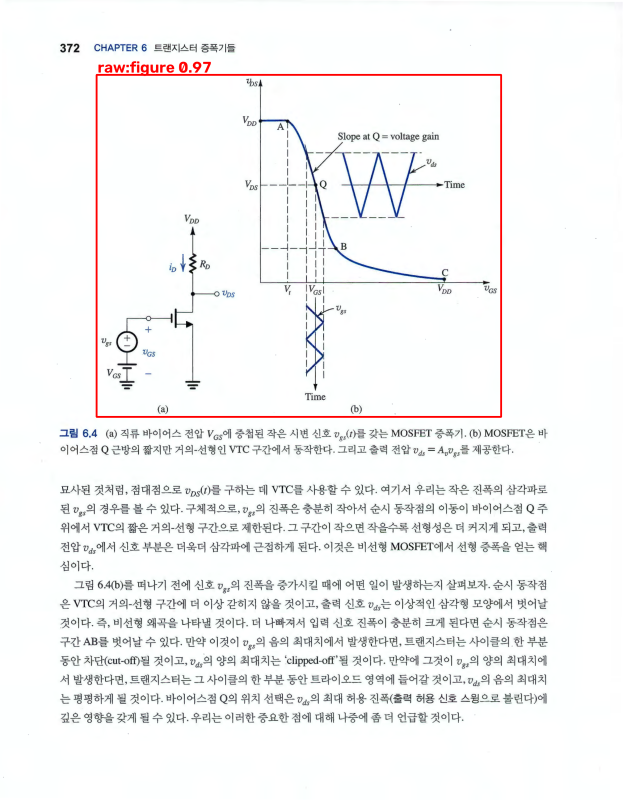
#> input picture viz/raw_p0000.png, 1246 x 1600 px (shown at 1/2 size)
$ python -i preprocess.py   (imports and definitions only)
#> lines starting #> are read from the running program, lines starting #| are printed output that depends on the picture; after the words box and inside, x2 and y2 are one past the last pixel; in counts of white or black regions, pixels touching at a corner belong together
"""스캔 페이지 기울기 보정 (deskew).

방식: projection profile.
  글자 줄이 수평일 때 행 방향 투영(가로 합)이 '줄/여백'으로 가장 날카롭게 갈린다
  -> 행 합의 분산이 최대가 되는 각도 = 보정각.
  coarse(0.5°) -> fine(0.05°) 2단 탐색, 저해상도 이진 이미지에서 수행.

정책:
  - is_scanned 페이지만 적용 (디지털 PDF는 정의상 기울기 0)
  - |angle| < MIN_APPLY_DEG 이면 미적용 (보간 블러 방지)
  - 탐색 경계(±max)에 붙은 해, 또는 분산 개선이 미미하면 신뢰 불가 -> 미적용
  - 회전 시 캔버스 확장 (모서리 내용 손실 방지), 배경 흰색
"""
from __future__ import annotations
import logging
from dataclasses import replace

import cv2
import numpy as np

from pdfsearch.common.config import Config
from pdfsearch.common.schema import PageItem

log = logging.getLogger(__name__)

EST_LONG_SIDE = 1000      # 추정용 다운스케일 긴 변 [px]
MIN_APPLY_DEG = 0.10      # 이보다 작으면 회전 안 함
MIN_GAIN = 1.02           # score(best)/score(0) 최소 개선비


# ---------------------------------------------------------------- 추정
def _binarize_small(rgb: np.ndarray) -> np.ndarray:
    gray = cv2.cvtColor(rgb, cv2.COLOR_RGB2GRAY)
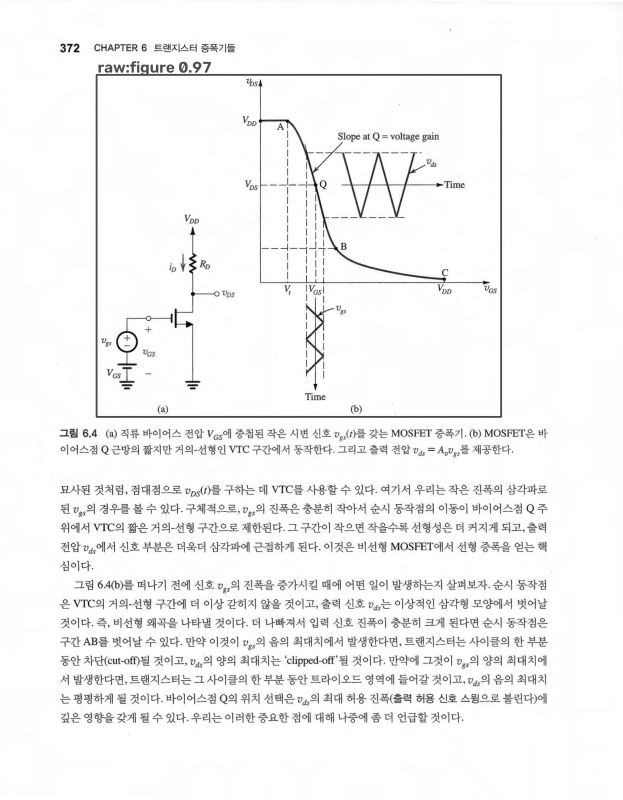
#> gray: shape (1600, 1246) (shown at 1/2 size); min 0, max 255, mean 244.8
    h, w = gray.shape
#> h = 1600; w = 1246
    s = EST_LONG_SIDE / max(h, w)
#> s = 0.625
    if s < 1:
        gray = cv2.resize(gray, (int(w * s), int(h * s)), interpolation=cv2.INTER_AREA)
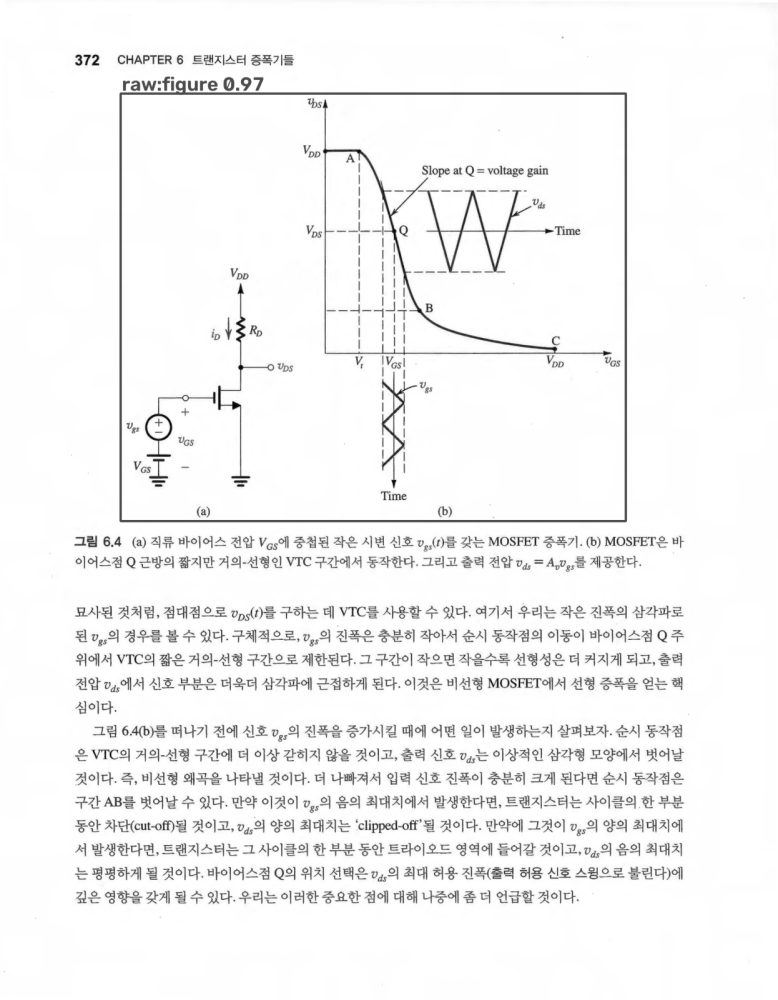
#> gray: shape (1000, 778); min 2, max 255, mean 244.8
    # 잉크=255, 배경=0
    _, bw = cv2.threshold(gray, 0, 255, cv2.THRESH_BINARY_INV | cv2.THRESH_OTSU)
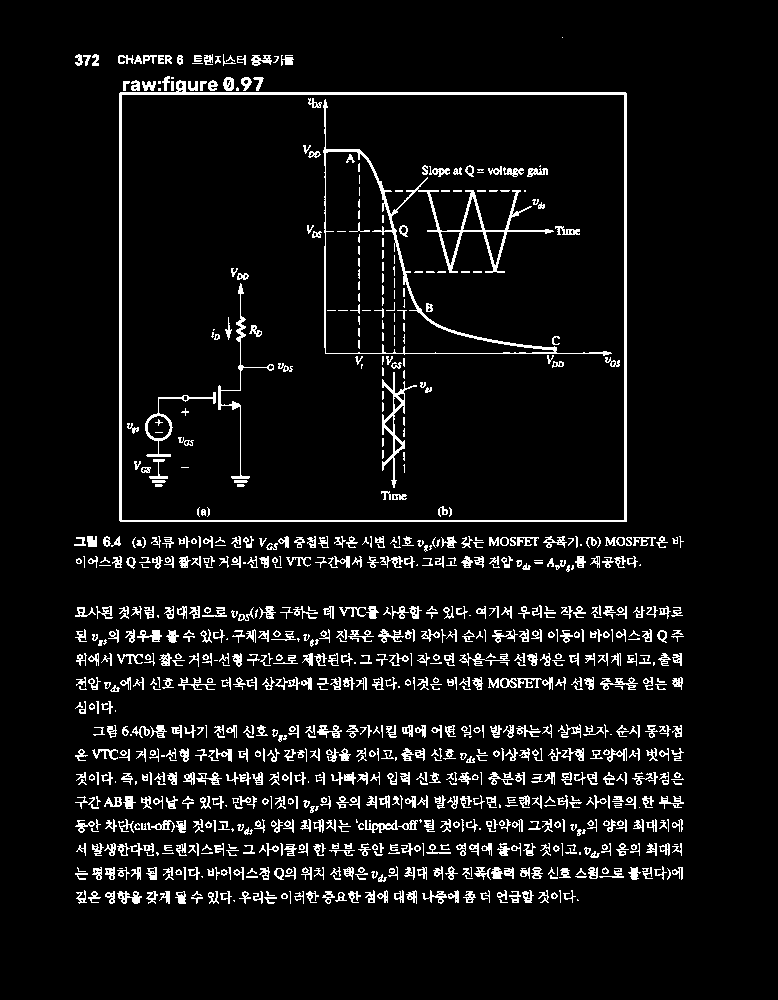
#> bw: shape (1000, 778); 6.5% white in thin lines or dots, all inside (x1, y1, x2, y2) = (74, 37, 684, 904)
    return bw


# [55 lines left out: functions _score, estimate_skew, rotate_expand, preprocess, not called in this run]

>>> import cv2
>>> picture = cv2.cvtColor(cv2.imread('../../../viz/raw_p0000.png'), cv2.COLOR_BGR2RGB)
>>> result = _binarize_small(picture)

$ run again, on viz/raw_p0001.png
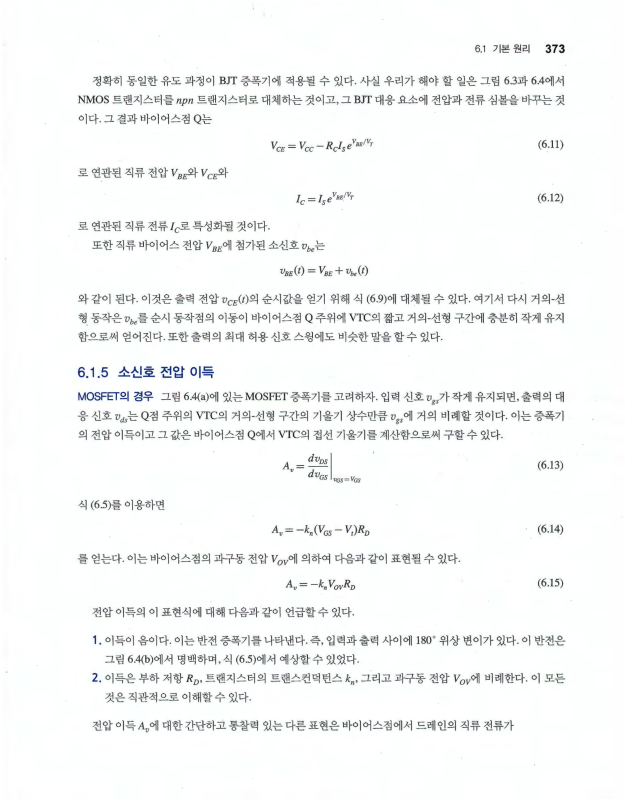
#> input picture viz/raw_p0001.png, 1249 x 1600 px (shown at 1/2 size)
#> in _binarize_small, `gray = cv2.resize(gray, (int(w * s), int(h * s)), interpolation=cv2.IN..`:
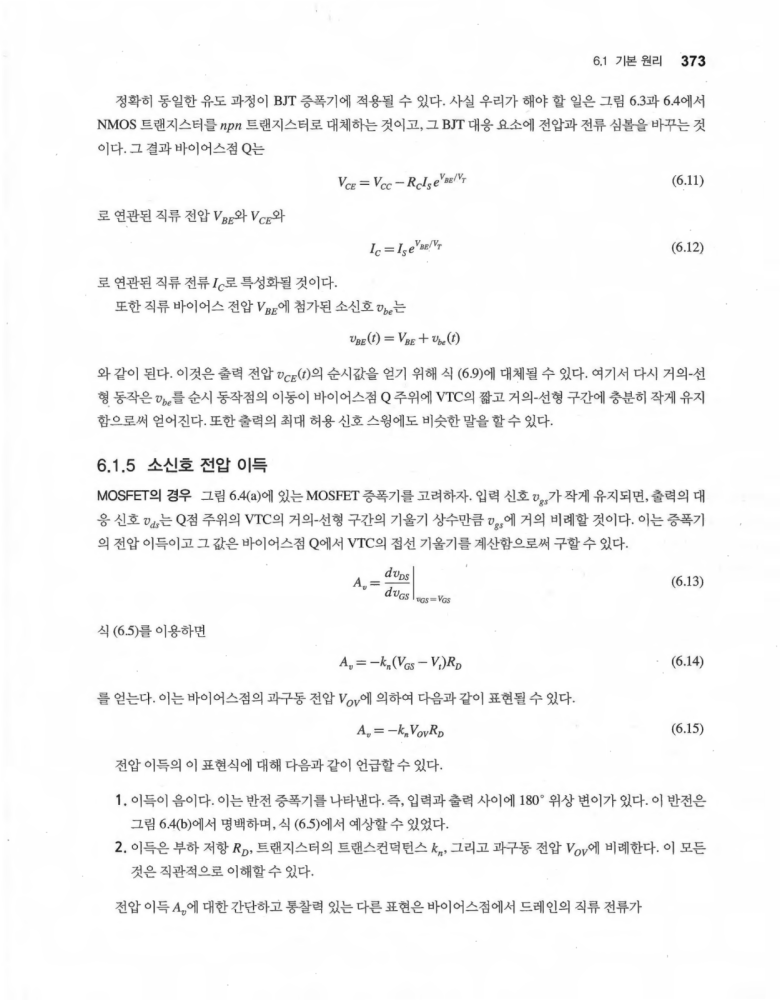
#> gray: shape (1000, 780); min 18, max 255, mean 246.9
#> in _binarize_small, `_, bw = cv2.threshold(gray, 0, 255, cv2.THRESH_BINARY_INV | cv2.THRESH..`:
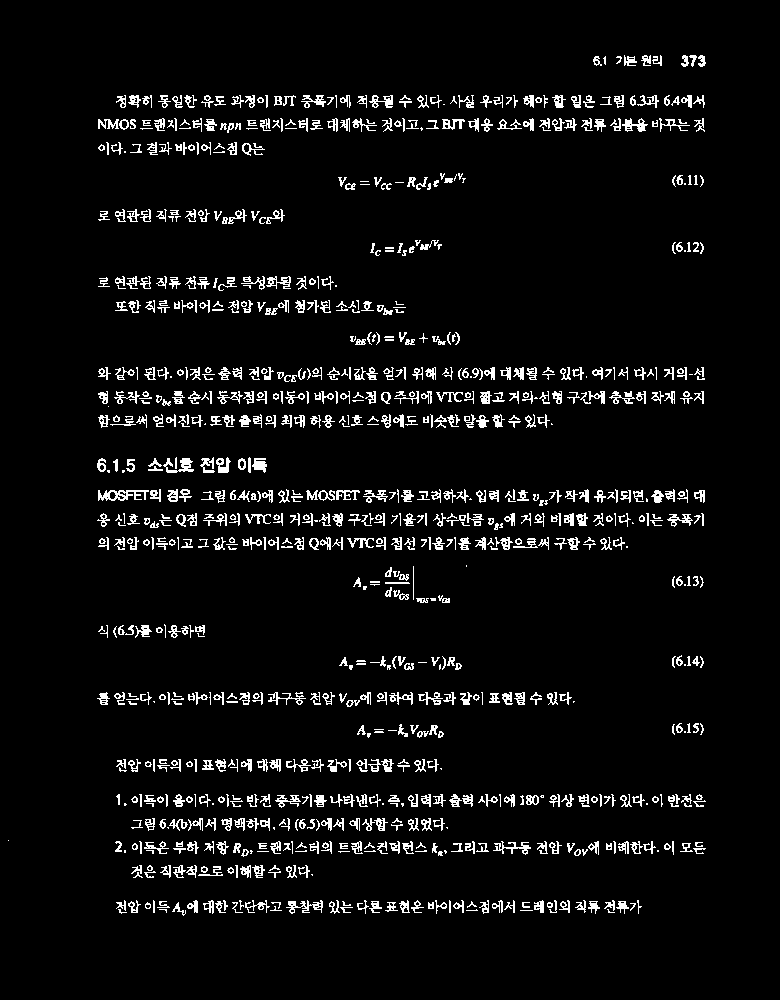
#> bw: shape (1000, 780); 5.3% white in thin lines or dots, all inside (x1, y1, x2, y2) = (8, 55, 706, 916)

$ run again, on viz/raw_p0002.png
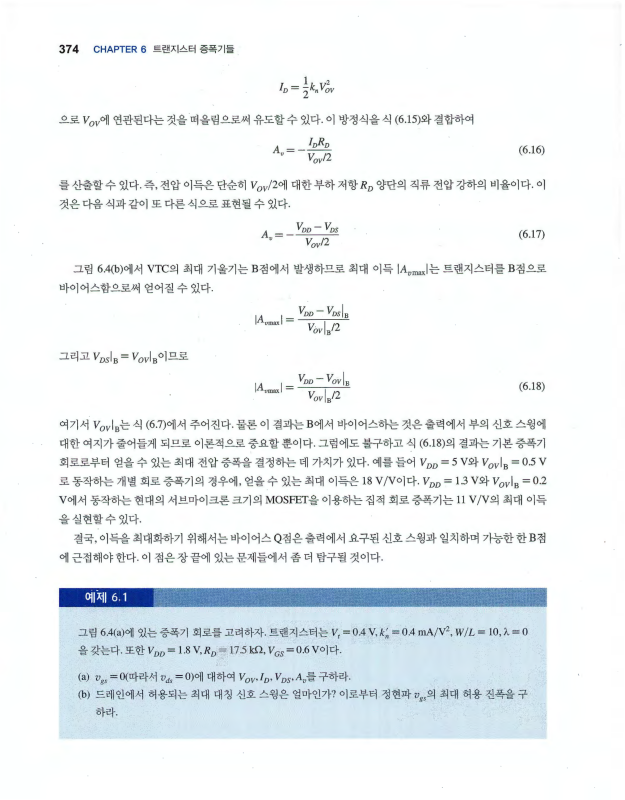
#> input picture viz/raw_p0002.png, 1249 x 1600 px (shown at 1/2 size)
#> in _binarize_small, `gray = cv2.resize(gray, (int(w * s), int(h * s)), interpolation=cv2.IN..`:
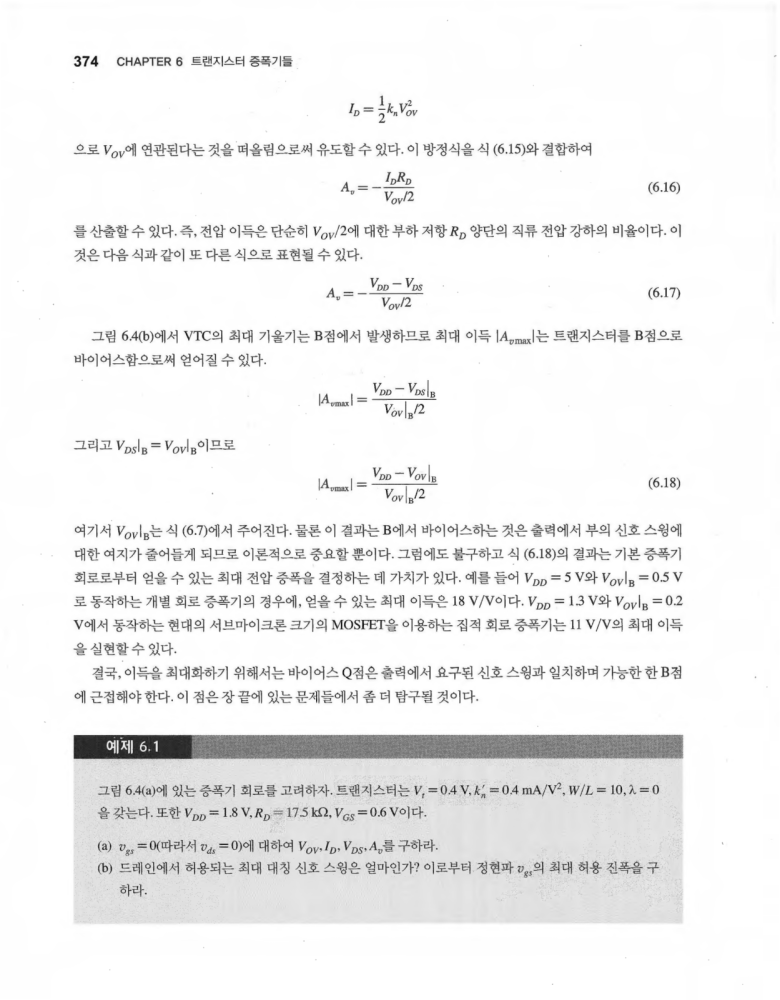
#> gray: shape (1000, 780); min 20, max 255, mean 241.4
#> in _binarize_small, `_, bw = cv2.threshold(gray, 0, 255, cv2.THRESH_BINARY_INV | cv2.THRESH..`:
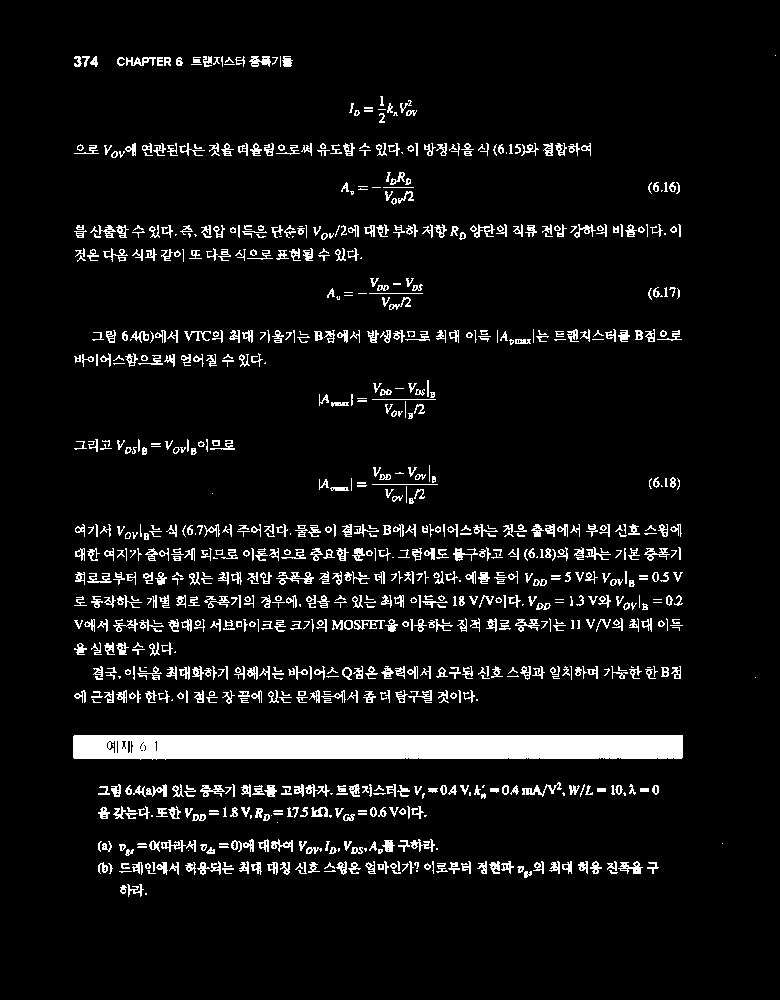
#> bw: shape (1000, 780); 6.7% white; 939 white regions (215 under 20 px), largest, box (x1, y1, x2, y2) and area: (73, 735, 683, 760) 14489, (276, 572, 314, 585) 193, (522, 782, 562, 797) 186

$ run again, on viz/raw_p0003.png
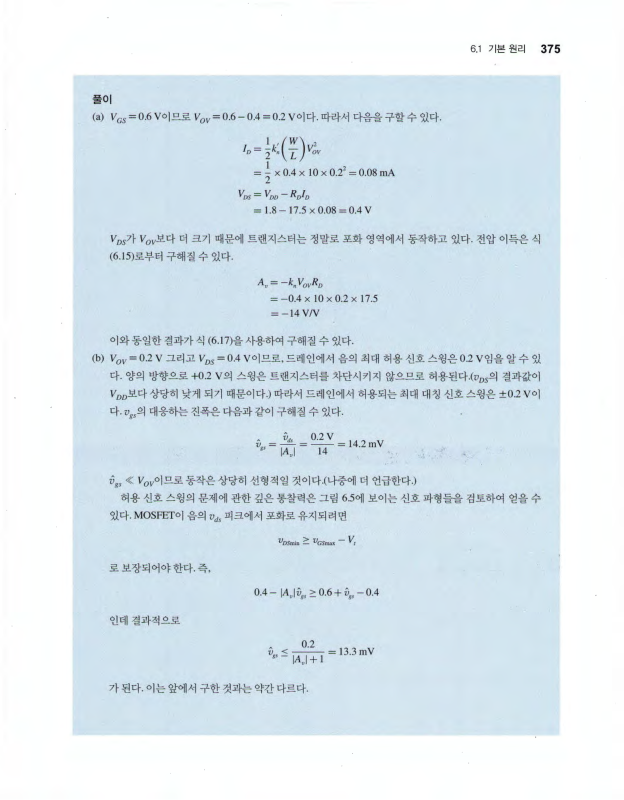
#> input picture viz/raw_p0003.png, 1248 x 1600 px (shown at 1/2 size)
#> in _binarize_small, `gray = cv2.resize(gray, (int(w * s), int(h * s)), interpolation=cv2.IN..`:
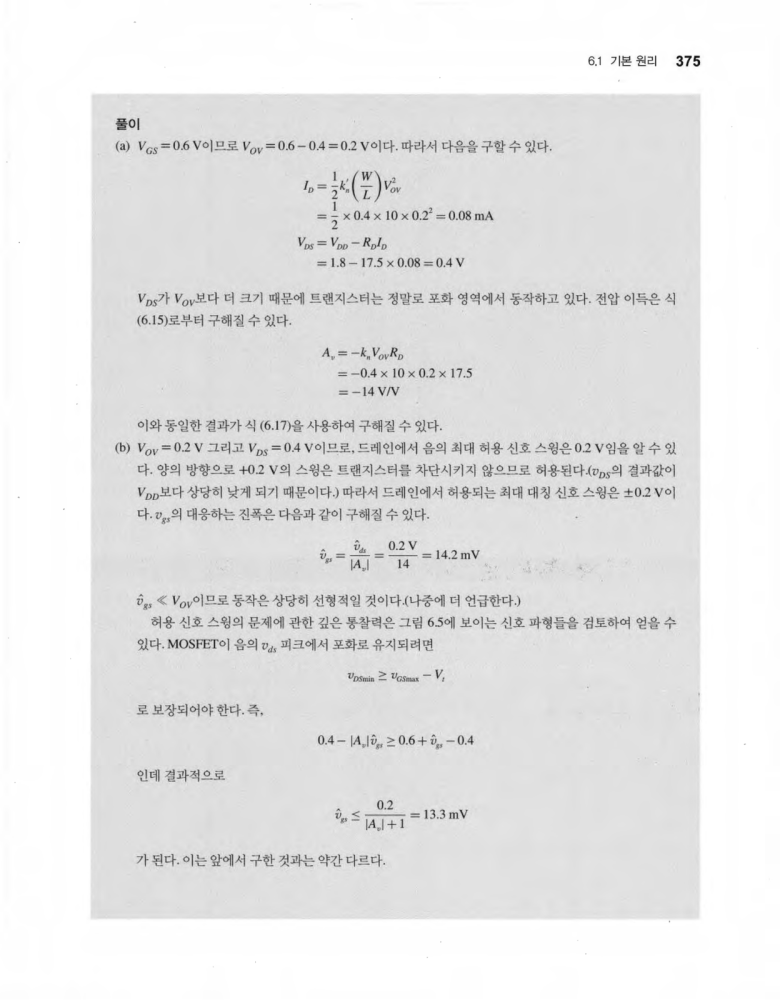
#> gray: shape (1000, 780); min 19, max 255, mean 230.3
#> in _binarize_small, `_, bw = cv2.threshold(gray, 0, 255, cv2.THRESH_BINARY_INV | cv2.THRESH..`:
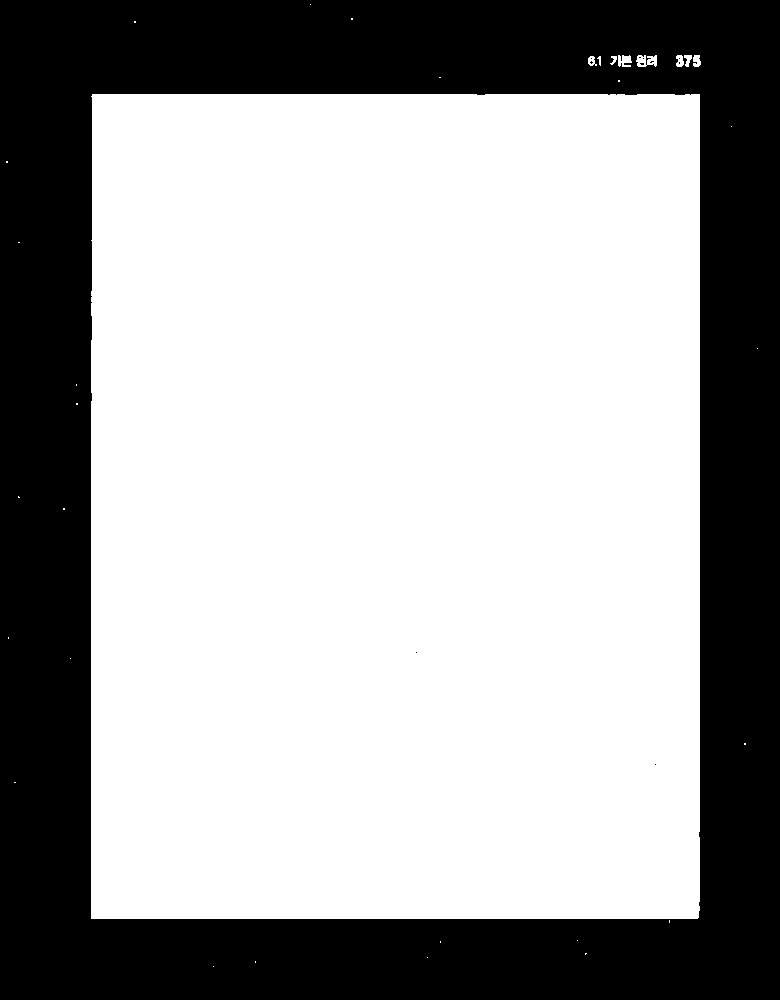
#> bw: shape (1000, 780); 64.5% white; 11 black regions (10 under 20 px), largest, box (x1, y1, x2, y2) and area: (0, 0, 780, 1000) 277146
